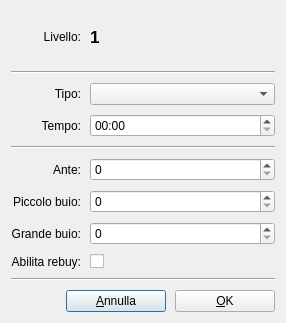
<?xml version="1.0" encoding="UTF-8"?>
<ui version="4.0">
 <class>LevelEditDialog</class>
 <widget class="QDialog" name="LevelEditDialog">
  <property name="geometry">
   <rect>
    <x>0</x>
    <y>0</y>
    <width>286</width>
    <height>323</height>
   </rect>
  </property>
  <property name="windowTitle">
   <string>Poker Tournament Manager</string>
  </property>
  <property name="windowIcon">
   <iconset resource="data.qrc">
    <normaloff>:/data/icon.svg</normaloff>:/data/icon.svg</iconset>
  </property>
  <layout class="QGridLayout" name="gridLayout" columnstretch="0,1">
   <property name="spacing">
    <number>9</number>
   </property>
   <item row="0" column="0">
    <widget class="QLabel" name="label_1">
     <property name="text">
      <string>Livello:</string>
     </property>
     <property name="alignment">
      <set>Qt::AlignRight|Qt::AlignTrailing|Qt::AlignVCenter</set>
     </property>
    </widget>
   </item>
   <item row="0" column="1">
    <widget class="QLabel" name="txtNumber">
     <property name="font">
      <font>
       <pointsize>13</pointsize>
       <weight>75</weight>
       <bold>true</bold>
      </font>
     </property>
     <property name="text">
      <string>1</string>
     </property>
    </widget>
   </item>
   <item row="1" column="0" colspan="2">
    <widget class="Line" name="line">
     <property name="orientation">
      <enum>Qt::Horizontal</enum>
     </property>
    </widget>
   </item>
   <item row="2" column="0">
    <widget class="QLabel" name="label_2">
     <property name="text">
      <string>Tipo:</string>
     </property>
     <property name="alignment">
      <set>Qt::AlignRight|Qt::AlignTrailing|Qt::AlignVCenter</set>
     </property>
    </widget>
   </item>
   <item row="2" column="1">
    <widget class="QComboBox" name="cboxType"/>
   </item>
   <item row="3" column="0">
    <widget class="QLabel" name="label_3">
     <property name="text">
      <string>Tempo:</string>
     </property>
     <property name="alignment">
      <set>Qt::AlignRight|Qt::AlignTrailing|Qt::AlignVCenter</set>
     </property>
    </widget>
   </item>
   <item row="3" column="1">
    <widget class="QTimeEdit" name="timeEdit">
     <property name="maximumTime">
      <time>
       <hour>0</hour>
       <minute>45</minute>
       <second>0</second>
      </time>
     </property>
     <property name="displayFormat">
      <string>mm:ss</string>
     </property>
    </widget>
   </item>
   <item row="4" column="0" colspan="2">
    <widget class="Line" name="line_2">
     <property name="orientation">
      <enum>Qt::Horizontal</enum>
     </property>
    </widget>
   </item>
   <item row="5" column="0">
    <widget class="QLabel" name="label_4">
     <property name="text">
      <string>Ante:</string>
     </property>
     <property name="alignment">
      <set>Qt::AlignRight|Qt::AlignTrailing|Qt::AlignVCenter</set>
     </property>
    </widget>
   </item>
   <item row="5" column="1">
    <widget class="QSpinBox" name="sboxAnte"/>
   </item>
   <item row="6" column="0">
    <widget class="QLabel" name="label_5">
     <property name="text">
      <string>Piccolo buio:</string>
     </property>
     <property name="alignment">
      <set>Qt::AlignRight|Qt::AlignTrailing|Qt::AlignVCenter</set>
     </property>
    </widget>
   </item>
   <item row="6" column="1">
    <widget class="QSpinBox" name="sboxSmallblind"/>
   </item>
   <item row="7" column="0">
    <widget class="QLabel" name="label_6">
     <property name="text">
      <string>Grande buio:</string>
     </property>
     <property name="alignment">
      <set>Qt::AlignRight|Qt::AlignTrailing|Qt::AlignVCenter</set>
     </property>
    </widget>
   </item>
   <item row="7" column="1">
    <widget class="QSpinBox" name="sboxBigblind"/>
   </item>
   <item row="8" column="0">
    <widget class="QLabel" name="label_7">
     <property name="text">
      <string>Abilita rebuy:</string>
     </property>
     <property name="alignment">
      <set>Qt::AlignRight|Qt::AlignTrailing|Qt::AlignVCenter</set>
     </property>
    </widget>
   </item>
   <item row="8" column="1">
    <widget class="QCheckBox" name="cboxRebuy">
     <property name="text">
      <string/>
     </property>
    </widget>
   </item>
   <item row="9" column="0" colspan="2">
    <widget class="Line" name="line_3">
     <property name="orientation">
      <enum>Qt::Horizontal</enum>
     </property>
    </widget>
   </item>
   <item row="10" column="0" colspan="2">
    <layout class="QHBoxLayout" name="horizontalLayout" stretch="1,0,0">
     <property name="spacing">
      <number>9</number>
     </property>
     <item>
      <spacer name="horizontalSpacer">
       <property name="orientation">
        <enum>Qt::Horizontal</enum>
       </property>
       <property name="sizeHint" stdset="0">
        <size>
         <width>40</width>
         <height>20</height>
        </size>
       </property>
      </spacer>
     </item>
     <item>
      <widget class="QPushButton" name="pbCancel">
       <property name="minimumSize">
        <size>
         <width>100</width>
         <height>0</height>
        </size>
       </property>
       <property name="text">
        <string>&amp;Annulla</string>
       </property>
      </widget>
     </item>
     <item>
      <widget class="QPushButton" name="pbOk">
       <property name="minimumSize">
        <size>
         <width>100</width>
         <height>0</height>
        </size>
       </property>
       <property name="text">
        <string>&amp;OK</string>
       </property>
      </widget>
     </item>
    </layout>
   </item>
  </layout>
 </widget>
 <resources>
  <include location="data.qrc"/>
 </resources>
 <connections/>
</ui>
